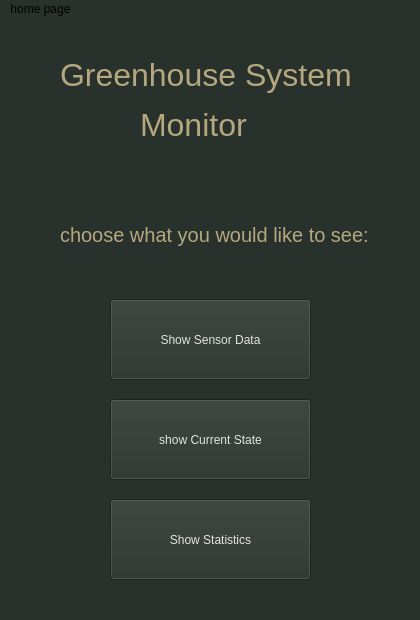
<?xml version="1.0" encoding="UTF-8"?>
<ui version="4.0">
 <class>MainWindow</class>
 <widget class="QMainWindow" name="MainWindow">
  <property name="geometry">
   <rect>
    <x>0</x>
    <y>0</y>
    <width>420</width>
    <height>620</height>
   </rect>
  </property>
  <property name="windowTitle">
   <string>MainWindow</string>
  </property>
  <property name="styleSheet">
   <string notr="true">background-color:rgb(40, 49, 43);</string>
  </property>
  <widget class="QWidget" name="home_page">
   <widget class="QLabel" name="label_2">
    <property name="geometry">
     <rect>
      <x>140</x>
      <y>70</y>
      <width>401</width>
      <height>71</height>
     </rect>
    </property>
    <property name="styleSheet">
     <string notr="true">
font: 63 oblique 11pt &quot;URW Gothic&quot;;
font-size:24pt;
color: rgb(181, 168, 127);</string>
    </property>
    <property name="text">
     <string>Monitor</string>
    </property>
   </widget>
   <widget class="QLabel" name="label_3">
    <property name="geometry">
     <rect>
      <x>60</x>
      <y>180</y>
      <width>401</width>
      <height>71</height>
     </rect>
    </property>
    <property name="styleSheet">
     <string notr="true">font: 75 italic 11pt &quot;Ubuntu Sans&quot;;
font-size:15pt;
color: rgb(181, 168, 127);</string>
    </property>
    <property name="text">
     <string>choose what you would like to see:</string>
    </property>
   </widget>
   <widget class="QLabel" name="label_5">
    <property name="geometry">
     <rect>
      <x>60</x>
      <y>20</y>
      <width>401</width>
      <height>71</height>
     </rect>
    </property>
    <property name="styleSheet">
     <string notr="true">
font: 63 oblique 11pt &quot;URW Gothic&quot;;
font-size:24pt;
color: rgb(181, 168, 127);</string>
    </property>
    <property name="text">
     <string>Greenhouse System</string>
    </property>
   </widget>
   <widget class="QPushButton" name="data_button">
    <property name="geometry">
     <rect>
      <x>110</x>
      <y>280</y>
      <width>201</width>
      <height>81</height>
     </rect>
    </property>
    <property name="styleSheet">
     <string notr="true">color:rgb(226, 228, 222);
font-size:28;</string>
    </property>
    <property name="text">
     <string>Show Sensor Data</string>
    </property>
   </widget>
   <widget class="QPushButton" name="statistics_button">
    <property name="geometry">
     <rect>
      <x>110</x>
      <y>480</y>
      <width>201</width>
      <height>81</height>
     </rect>
    </property>
    <property name="styleSheet">
     <string notr="true">color:rgb(226, 228, 222);
font-size:28;</string>
    </property>
    <property name="text">
     <string>Show Statistics</string>
    </property>
   </widget>
   <widget class="QPushButton" name="safety_button">
    <property name="geometry">
     <rect>
      <x>110</x>
      <y>380</y>
      <width>201</width>
      <height>81</height>
     </rect>
    </property>
    <property name="styleSheet">
     <string notr="true">color:rgb(226, 228, 222);
font-size:28;</string>
    </property>
    <property name="text">
     <string>show Current State</string>
    </property>
   </widget>
   <zorder>label_2</zorder>
   <zorder>label_5</zorder>
   <zorder>label_3</zorder>
   <zorder>data_button</zorder>
   <zorder>statistics_button</zorder>
   <zorder>safety_button</zorder>
  </widget>
  <widget class="QMenuBar" name="menubar">
   <property name="geometry">
    <rect>
     <x>0</x>
     <y>0</y>
     <width>420</width>
     <height>24</height>
    </rect>
   </property>
   <widget class="QMenu" name="menuhome_page">
    <property name="title">
     <string>home page</string>
    </property>
   </widget>
   <addaction name="menuhome_page"/>
  </widget>
  <widget class="QStatusBar" name="statusbar"/>
 </widget>
 <resources/>
 <connections/>
</ui>
